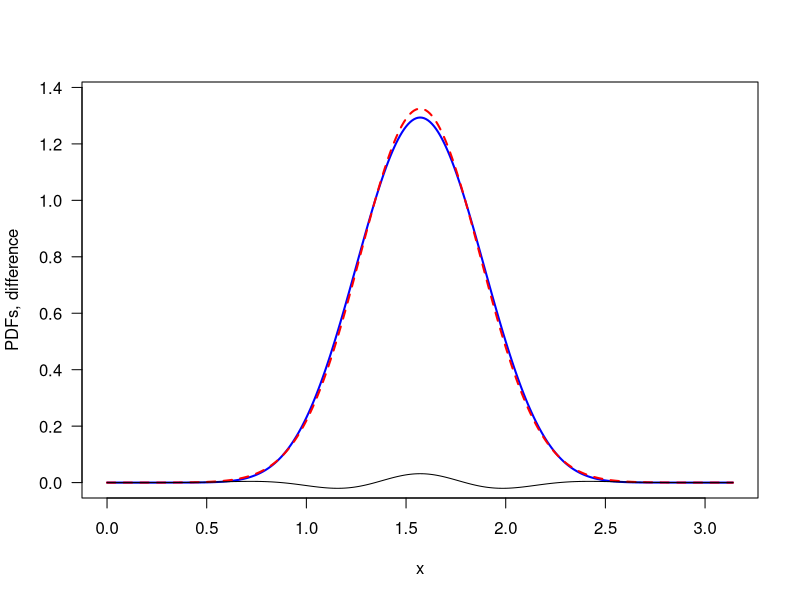

R code for this plot:
print('file: SolutionNormaHPFS2.R')
# EXERCISE & SOLUTION: exHPFS (part 2)
# (2) Normalize [y(x)]^10, construct a normal approximation, and plot both PDFs.
dx = 0.01; x = seq(0,pi,dx); y = sin(x); y10 = y^10
# (a) normalize y10:
y10N = sum(y10)*dx         # 0.7731263
y10normalized = y10/y10N
# (b) construct a normal approximation: calculate mean and variance of y10normalized
# (b1) mean mu is obviously pi/2, however, this is a code that can be applied
#      to other functions as well
mu1 = sum(x*y10normalized)*dx  # 1.570796 = pi/2 (as expected)
# (b2) variance:
var1 = sum( (x-mu1)^2*y10normalized)*dx   # 0.09066148
# (b3) normal density:
y10normalapprox = dnorm(x,mean=mu1,sd=sqrt(var1))
# (c) plot normalized y10 and normal approximation
# png('exHPFSM1603Part2.png',width=16,height=12,units='cm',res=300)
plot(x,y10normalized,type='l',lwd=2,col='blue',xlab='x',
     ylab='PDFs, difference',
     ylim=c(0,max(y10normalapprox)*1.03),las=1) #,xaxs='i',yaxs='i',las=1)
lines(x,y10normalapprox,col='red',lwd=2,lty=2)
d = y10normalapprox-y10normalized
lines(x,d,col='black',lwd=1,lty=1)
# dev.off()